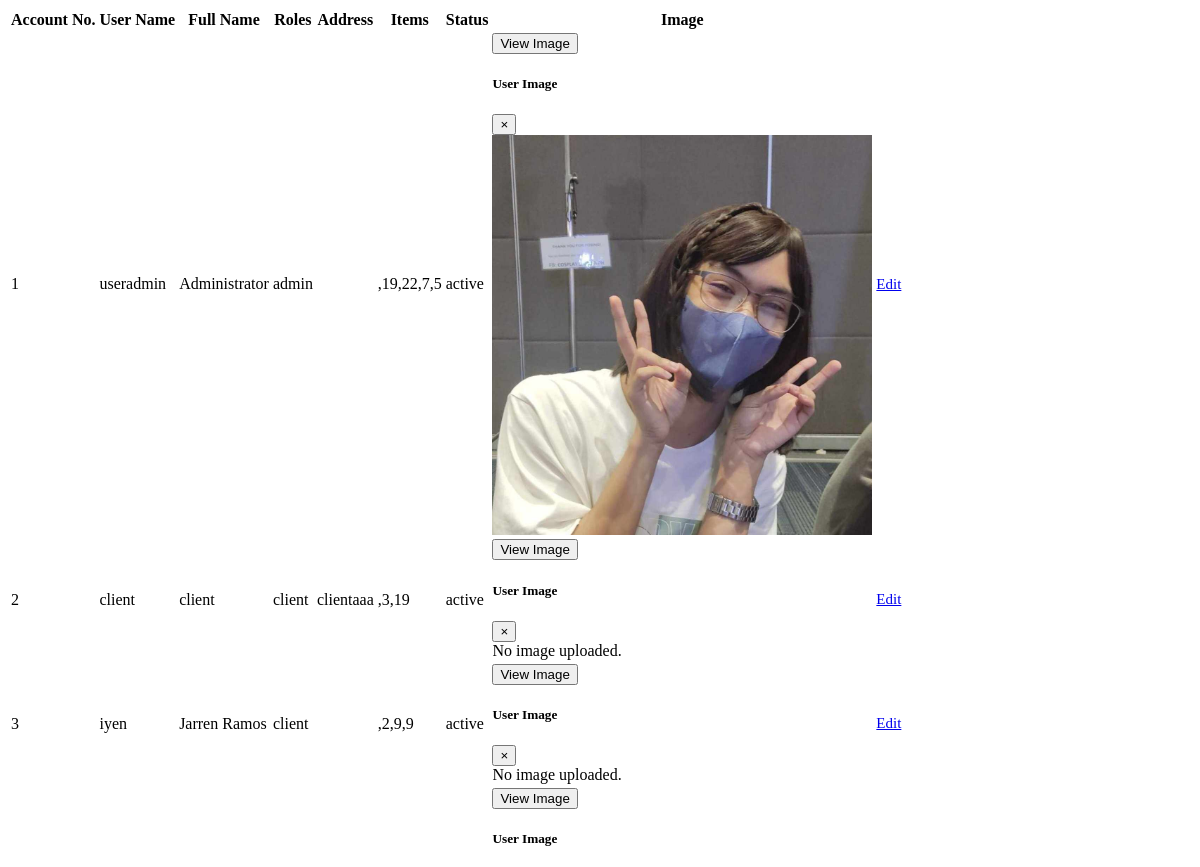
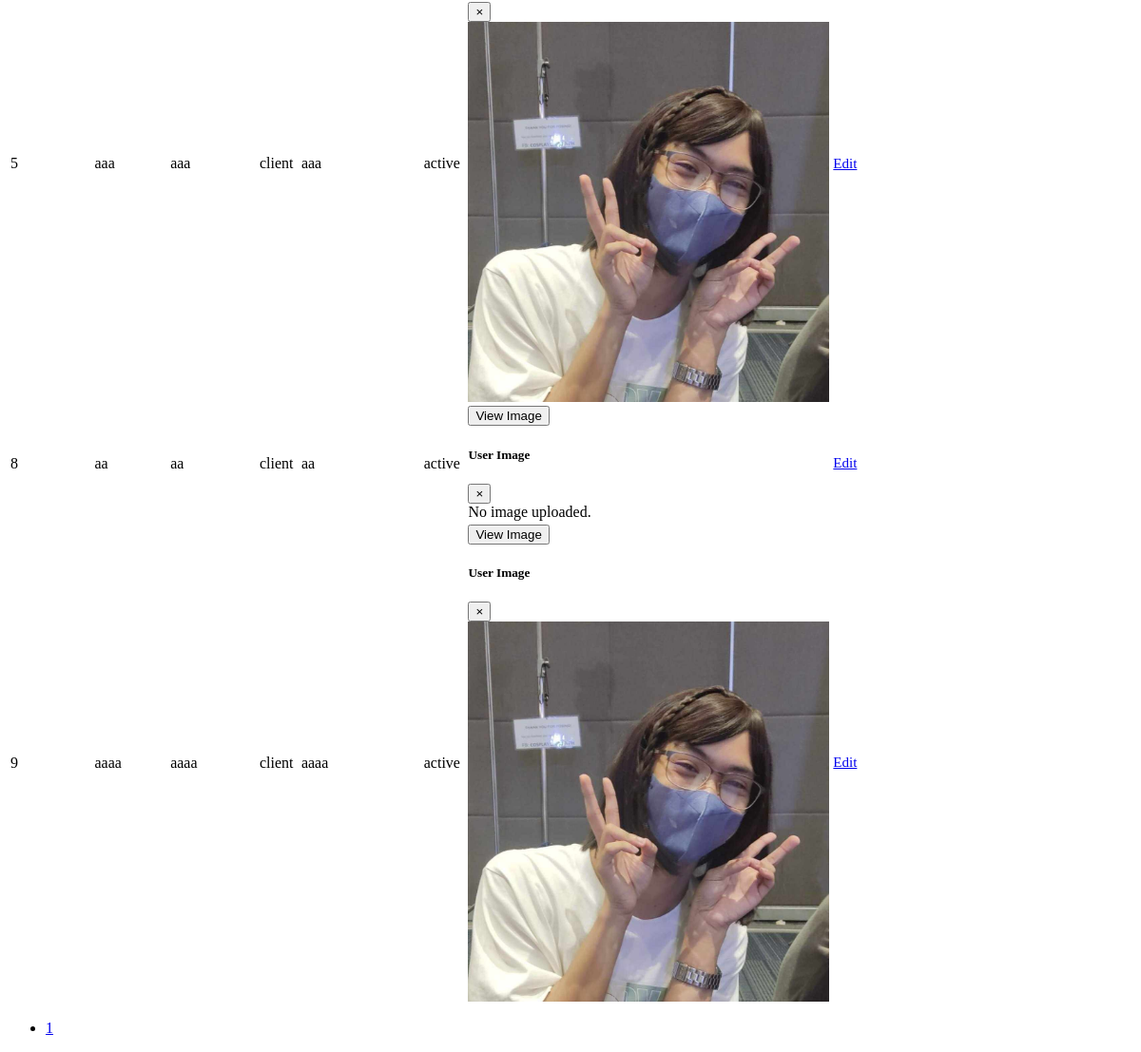
The app's page /modules/accounts_list.php with its own data (2 pictures, top to bottom).
### tables this page shows
CREATE TABLE `users` (
  `id` int(10) NOT NULL,
  `username` varchar(255) NOT NULL,
  `password` varchar(255) NOT NULL,
  `fullname` varchar(255) NOT NULL,
  `profile` varchar(255) NOT NULL,
  `address` varchar(255) NOT NULL,
  `roles` varchar(255) NOT NULL,
  `items` varchar(255) NOT NULL,
  `attempt` int(10) NOT NULL,
  `accstatus` varchar(10) NOT NULL
);

### modules/accounts_list.php (the view, shortened to what this page needs)
<?php
include("dbconi.php");
$items_per_page = 7;
$page = isset($_POST['pagenum']) ? (int)$_POST['pagenum'] : 1;
$offset = ($page - 1) * $items_per_page;
$search = isset($_POST['txtsearch']) ? mysqli_real_escape_string($dbc, $_POST['txtsearch']) : '';
$query = "SELECT * FROM users WHERE (username LIKE '$search%' OR fullname LIKE '$search%' OR roles LIKE '$search%') LIMIT $offset, $items_per_page";
$result = mysqli_query($dbc, $query);
$total_query = "SELECT COUNT(*) as total FROM users WHERE (username LIKE '$search%' OR fullname LIKE '$search%' OR roles LIKE '$search%')";
$total_result = mysqli_query($dbc, $total_query);
$total_row = mysqli_fetch_assoc($total_result);
$total_items = $total_row['total'];
$total_pages = ceil($total_items / $items_per_page);
$image_column = 'profile';
if(mysqli_num_rows($result) > 0){
    echo '<table class="table table-striped">
        <thead>
            <tr>
                <th>Account No.</th>
                <th>User Name</th>
                <th>Full Name</th>
                <th>Roles</th>
                <th>Address</th>
                <th>Items</th>
                <th>Status</th>
                <th>Image</th>
                <th></th>
            </tr>
        </thead>
        <tbody>';
    while($row = mysqli_fetch_array($result)){
        $img_id = 'imgModal' . $row['id'];
        $img_file = isset($row[$image_column]) ? basename($row[$image_column]) : '';
        $img_url = 'modules/uploads/' . rawurlencode($img_file);
        echo '<tr>
            <td>'.$row['id'].'</td>
            <td>'.$row['username'].'</td>
            <td>'.$row['fullname'].'</td>
            <td>'.$row['roles'].'</td>
            <td>'.$row['address'].'</td>
            <td>'.$row['items'].'</td>
            <td>'.$row['accstatus'].'</td>
            <td>
                <button type="button" class="btn btn-info btn-sm" data-toggle="modal" data-target="#'.$img_id.'">
                    View Image
                </button>
                <div class="modal fade" id="'.$img_id.'" tabindex="-1" role="dialog" aria-labelledby="'.$img_id.'Label" aria-hidden="true">
                  <div class="modal-dialog modal-dialog-centered" role="document">
                    <div class="modal-content">
                      <div class="modal-header">
                        <h5 class="modal-title" id="'.$img_id.'Label">User Image</h5>
                        <button type="button" class="close" data-dismiss="modal" aria-label="Close">
                          <span aria-hidden="true">&times;</span>
                        </button>
                      </div>
                      <div class="modal-body text-center">';
        if (!empty($img_file) && $img_file !== '.' && $img_file !== '..') {
            echo '<img src="'.$img_url.'" alt="User Image" class="img-fluid" style="max-height:400px;"
                    onerror="this.style.display=\'none\'; this.nextElementSibling.style.display=\'block\';">
                  <span style="display:none;" class="text-danger">File not found: '.htmlspecialchars($img_file).'</span>';
        } else {
            echo '<span class="text-muted">No image uploaded.</span>';
        }
        echo '        </div>
                    </div>
                  </div>
                </div>
            </td>
            <td>
                <a href="./?page=accounts_edit&id='.$row['id'].'" class="btn btn-warning btnedit" id="btnedit">Edit</a>
            </td>
            </tr>';
    }
    echo '</tbody></table>';
    echo '<nav aria-label="Page navigation">
        <ul class="pagination justify-content-center">';
    for($i = 1; $i <= $total_pages; $i++){
        echo '<li class="page-item '.($i == $page ? 'active' : '').'">
            <a class="page-link" href="#" data-pagenum="'.$i.'">'.$i.'</a>
            </li>';
    }
    echo '</ul></nav>';
} else {
    echo '<div class="alert alert-primary text-center" role="alert">No Product Records found!</div>';
}
?>

### modules/accounts_list.php (style rules this page uses)
.btnedit:link { font-family: FuturaLight; border: 0px; border-radius: 100px; text-transform: capitalize; font-size: 15px; }
.btnedit { font-family: FuturaLight; font-size: 15px; border: 0px; border-radius: 100px; }

### records on screen
users: id "1", username "useradmin", fullname "Administrator", roles "admin", items ",19,22,7,5", accstatus "active", profile (picture)
users: id "2", username "client", fullname "client", roles "client", address "clientaaa", items ",3,19", accstatus "active", shows "No image uploaded."
users: id "3", username "iyen", fullname "Jarren Ramos", roles "client", items ",2,9,9", accstatus "active", shows "No image uploaded."
users: id "5", username "aaa", fullname "aaa", roles "client", address "aaa", accstatus "active", profile (picture)
users: id "8", username "aa", fullname "aa", roles "client", address "aa", accstatus "active", shows "No image uploaded."
users: id "9", username "aaaa", fullname "aaaa", roles "client", address "aaaa", accstatus "active", profile (picture)
